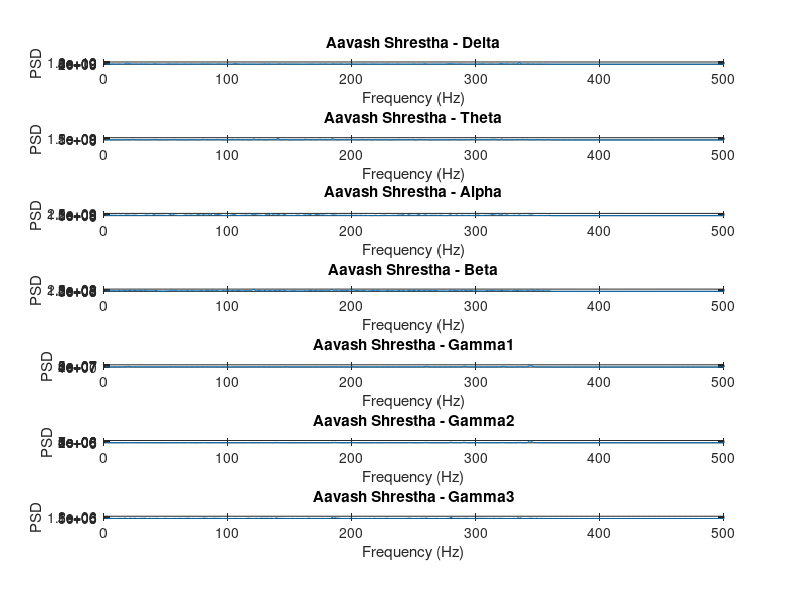
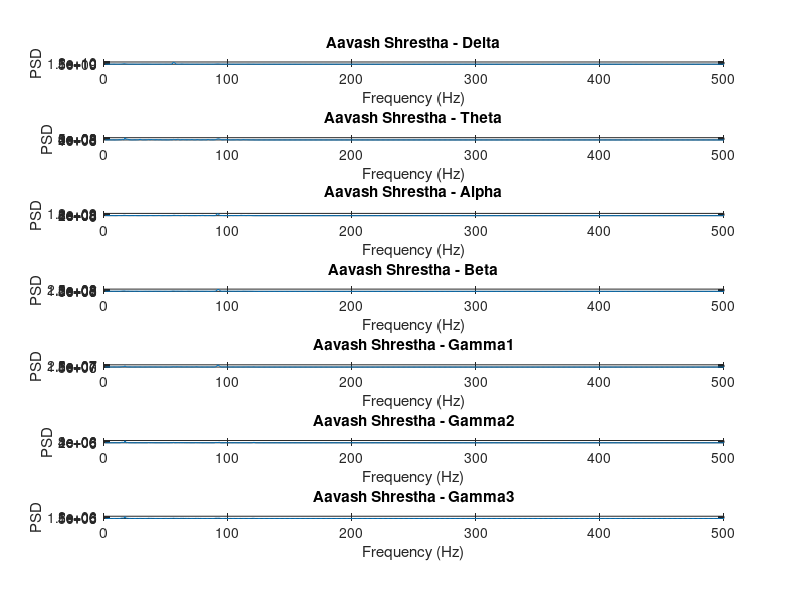
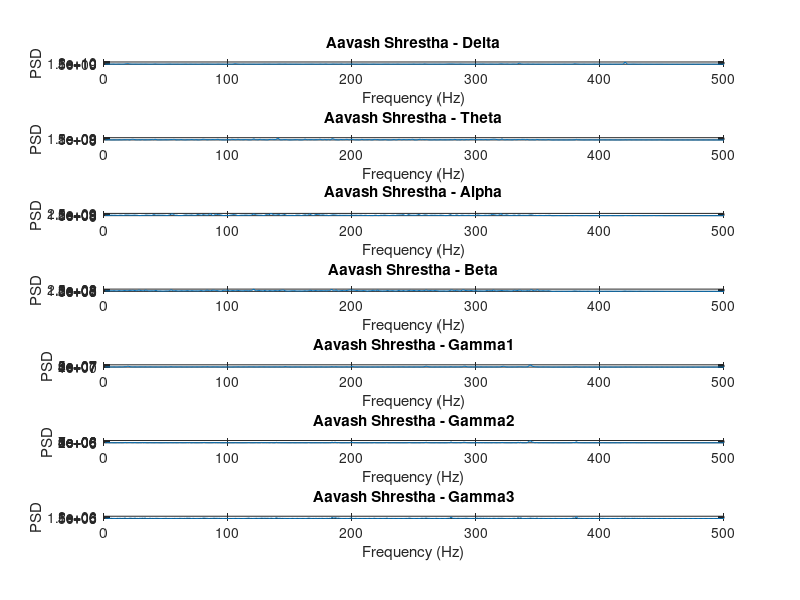

MATLAB code for these plots, in order:
close all; 
clear all; clc;
x1=load('Subject01_1_edfm.mat');
x2=load('Subject01_2_edfm.mat');

fs=500;
band_data=zeros(500,7); %1000 rows and 7 colmumns matirix
band_data_1=zeros(500,7);
band_data_2=zeros(500,7);
fp1=x1.val(14,:); %val(2,:) for second channel
fp2=x2.val(14,:);
window_size=fs;
X=fs/2; k=1;
for i=0:360 % 360 windows (91000/500=> 182 => 182*2-1=363)
    fp1_1s=fp1(i*X+1:X*i+fs);
    fft_val=abs(fft(fp1_1s));
    fft_val=fft_val(2:fs/2+1);
    
delta_4hz=sum(fft_val(1:4).^2)/4/fs; % formula: summation (from 1 to 'N') (fft^2)/N/fs ; N= the difference between the range(samples)
theta_4_8hz=sum(fft_val(5:8).^2)/4/fs;
alpha_8_13hz=sum(fft_val(9:13).^2)/5/fs;
beta_13_30hz=sum(fft_val(14:30).^2)/17/fs;
gamma_30_60hz=sum(fft_val(31:60).^2)/30/fs;
gamma_60_90hz=sum(fft_val(61:90).^2)/30/fs;
gamma_90_128hz=sum(fft_val(91:128).^2)/38/fs;

band_data(k,:)=[delta_4hz,theta_4_8hz,alpha_8_13hz,beta_13_30hz,gamma_30_60hz,gamma_60_90hz,gamma_90_128hz];
k=k+1; %next row
end

band_names = {'Delta', 'Theta', 'Alpha', 'Beta', 'Gamma1', 'Gamma2', 'Gamma3'};
 for i =1:7
     zoom xon; 
     subplot(7,1,i); plot(band_data(:,i));
     title(['Aavash Shrestha - ',band_names{i}]);
     xlabel('Frequency (Hz)');
ylabel('PSD');
 end

 k=1;
for i=0:120  
    fp2_1s=fp2(i*X+1:X*i+fs); % 31000, for subject 2
    fft_val=abs(fft(fp2_1s));
    fft_val=fft_val(2:fs/2+1);

delta_4hz=sum(fft_val(1:4).^2)/4/fs; % formula: summation (from 1 to 'N') (fft^2)/N/fs ; N= the difference between the range(samples)
theta_4_8hz=sum(fft_val(5:8).^2)/4/fs;
alpha_8_13hz=sum(fft_val(9:13).^2)/5/fs;
beta_13_30hz=sum(fft_val(14:30).^2)/17/fs;
gamma_30_60hz=sum(fft_val(31:60).^2)/30/fs;
gamma_60_90hz=sum(fft_val(61:90).^2)/30/fs;
gamma_90_128hz=sum(fft_val(91:128).^2)/38/fs;

band_data_1(k,:)=[delta_4hz,theta_4_8hz,alpha_8_13hz,beta_13_30hz,gamma_30_60hz,gamma_60_90hz,gamma_90_128hz];
k=k+1; %next row
end
band_names = {'Delta', 'Theta', 'Alpha', 'Beta', 'Gamma1', 'Gamma2', 'Gamma3'};
figure; 
for i =1:7
     zoom xon; 
     subplot(7,1,i); plot(band_data_1(:,i));
     title(['Aavash Shrestha - ',band_names{i}]);
     xlabel('Frequency (Hz)');
ylabel('PSD');
end
 
k=1;
combi=[fp1, fp2]; % concatinate
for i=0:450 % 122000
    signal_1s=combi(i*X+1:X*i+fs);
    fft_val=abs(fft(signal_1s));
    fft_val=fft_val(2:fs/2+1);
    
delta_4hz=sum(fft_val(1:4).^2)/4/fs; % formula: summation (from 1 to 'N') (fft^2)/N/fs ; N= the difference between the range(samples)
theta_4_8hz=sum(fft_val(5:8).^2)/4/fs;
alpha_8_13hz=sum(fft_val(9:13).^2)/5/fs;
beta_13_30hz=sum(fft_val(14:30).^2)/17/fs;
gamma_30_60hz=sum(fft_val(31:60).^2)/30/fs;
gamma_60_90hz=sum(fft_val(61:90).^2)/30/fs;
gamma_90_128hz=sum(fft_val(91:128).^2)/38/fs;

band_data_2(k,:)=[delta_4hz,theta_4_8hz,alpha_8_13hz,beta_13_30hz,gamma_30_60hz,gamma_60_90hz,gamma_90_128hz];
k=k+1; %next row
end
band_names = {'Delta', 'Theta', 'Alpha', 'Beta', 'Gamma1', 'Gamma2', 'Gamma3'};
figure; 
for i =1:7
     zoom xon; 
     subplot(7,1,i); plot(band_data_2(:,i));
     title(['Aavash Shrestha - ',band_names{i}]);
     xlabel('Frequency (Hz)');
ylabel('PSD');
end